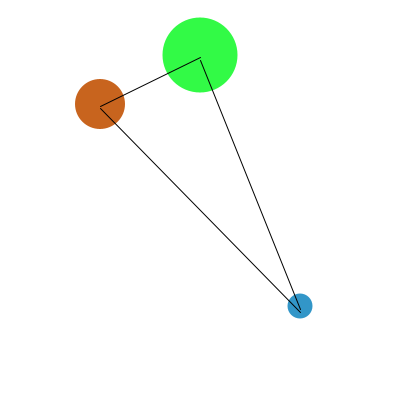
Frame 1 (no input)
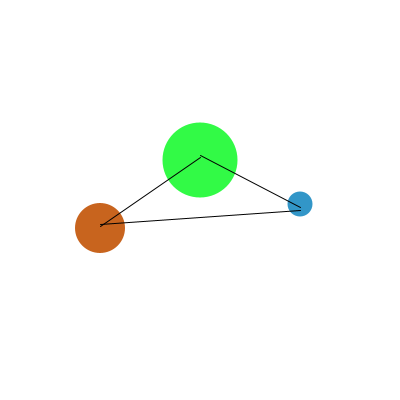
Frame 60 (the mouse pressed at the canvas centre just before this capture)
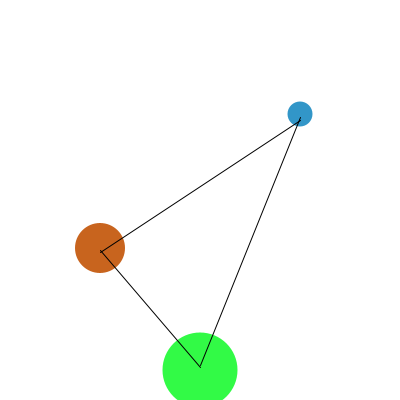
Frame 120 (the mouse held since frame 60 and released just before this capture)

The Processing sketch that drew these frames (run headless with seeded random() and noise(); from frame 60 on, the mouse is pressed at the canvas centre):

// Processing sketch: processing_22010
// ── processing_22010.pde

float speed1 =2;
float speed2 =3;
float speed3 =2.5;


float x1 = 100;
float y1 = 100;

float x2 = 300;
float y2= 300;

float x3 = 200;
float y3 = 50;


void setup () {
  size (400, 400); 
  smooth();
  frameRate (20);
}



void draw () {


  noStroke();
  fill (255);
  rect (0, 0, width, height);


  move1 (y1, speed1); // call function with two arguments to calculate position
  move2 (y2, speed2); // call function with two arguments to calculate position
  move3 (y3, speed3);  // call function with two arguments to calculate position



  thing (x1, move1(y1, speed1), 50, color (200, 100, 30)); // call function to display shapes with several arguments
  thing (x2, move2(y2, speed2), 25, color (50, 150, 200)); // call function to display shapes with several arguments
  thing (x3, move3(y3, speed3), 75, color (50, 250, 70)); // call function to display shapes with several arguments


  stroke (0);
  line (x1, move1(y1, speed1), x3, move3(y3, speed3)); 
  line (x3, move3(y3, speed3), x2,  move2(y2, speed2));
  line (x2,  move2(y2, speed2), x1, move1(y1, speed1));
}




// this function calculates position and returns a float for the y value
float move1 (float y, float s) {

  y1 = y1+speed1; //increment speed
  if ((y1 > height) || (y1<0)) {
    speed1 = speed1*-1;
  } //change direction


  float ynewest= y1;
  return ynewest;
  //return value
}


// this function calculates position and returns a float for the y value
float move2 (float y, float s) {

  y2 = y2+speed2; //increment speed
  if ((y2 > height) || (y2<0)) {
    speed2 = speed2*-1;
  }//change direction


  float ynewest= y2;
  return ynewest;
  //return value
}


// this function calculates position and returns a float for the y value
float move3 (float y, float s) {

  y3 = y3+speed3; //increment speed
  if ((y3 > height) || (y3<0)) {
    speed3 = speed3*-1;
  }//change direction


  float ynewest= y3;
  return ynewest;
  //return value
}



// function accepts arguments and draws shapes
void thing (float x, float y, float r, color c) {
  fill (c);
  ellipse (x, y, r, r);
}
